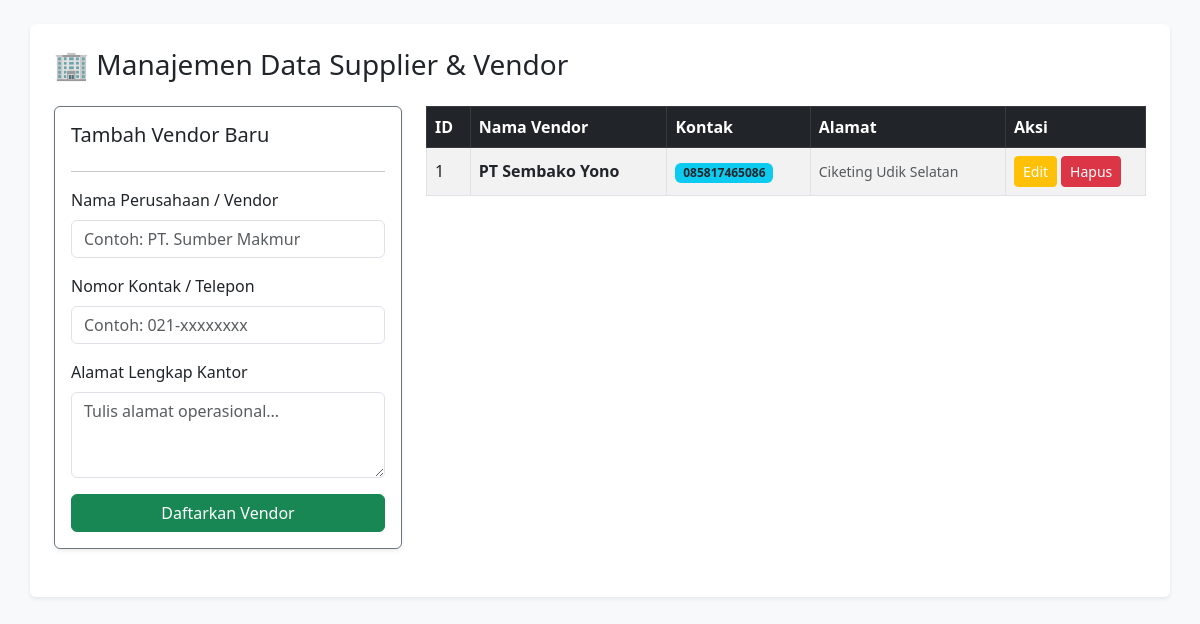
Page /Admin/vendor.php on the committed database.
### tables this page shows
CREATE TABLE `vendor` (
  `id_vendor` int(11) NOT NULL,
  `nama_vendor` varchar(100) NOT NULL,
  `kontak_vendor` varchar(50) NOT NULL,
  `alamat_vendor` text NOT NULL
);

### Admin/vendor.php (the view, shortened to what this page needs)
<?php
include '../koneksi.php';
$edit_data = null;
$tampil = mysqli_query($koneksi, "SELECT * FROM vendor ORDER BY id_vendor DESC");
?>
<!DOCTYPE html>
<html lang="id">
<head>
    <link href="https://cdn.jsdelivr.net/npm/bootstrap@5.3.0/dist/css/bootstrap.min.css" rel="stylesheet">
</head>
<body class="bg-light p-4">
<div class="container bg-white p-4 rounded shadow-sm">
    <h3 class="mb-4">🏢 Manajemen Data Supplier &amp; Vendor</h3>
    <div class="row">
        <div class="col-md-4 mb-4">
            <div class="card p-3 shadow-sm border-secondary">
                <h5><?= $edit_data ? 'Form Edit Vendor' : 'Tambah Vendor Baru' ?></h5>
                <hr>
                <form method="POST" action="">
                    <div class="mb-3">
                        <label class="form-label">Nama Perusahaan / Vendor</label>
                        <input type="text" name="nama_vendor" class="form-control" required
                               value="<?= isset($edit_data['nama_vendor']) ? htmlspecialchars($edit_data['nama_vendor']) : ''; ?>"
                               placeholder="Contoh: PT. Sumber Makmur">
                    </div>
                    <div class="mb-3">
                        <label class="form-label">Nomor Kontak / Telepon</label>
                        <input type="text" name="kontak_vendor" class="form-control" required
                               value="<?= isset($edit_data['kontak_vendor']) ? htmlspecialchars($edit_data['kontak_vendor']) : ''; ?>"
                               placeholder="Contoh: 021-xxxxxxxx">
                    </div>
                    <div class="mb-3">
                        <label class="form-label">Alamat Lengkap Kantor</label>
                        <textarea name="alamat_vendor" class="form-control" rows="3" required placeholder="Tulis alamat operasional..."></textarea>
                    </div>
                    <button type="submit" name="<?= $edit_data ? 'ubah' : 'tambah' ?>" class="btn <?= $edit_data ? 'btn-warning' : 'btn-success' ?> w-100 text-white">
                        <?= $edit_data ? 'Simpan Perubahan' : 'Daftarkan Vendor' ?>
                    </button>
                </form>
            </div>
        </div>
        <div class="col-md-8">
            <div class="table-responsive">
                <table class="table table-bordered table-striped align-middle">
                    <thead class="table-dark">
                        <tr>
                            <th>ID</th>
                            <th>Nama Vendor</th>
                            <th>Kontak</th>
                            <th>Alamat</th>
                            <th width="140">Aksi</th>
                        </tr>
                    </thead>
                    <tbody>
                        <?php
                        if (mysqli_num_rows($tampil) > 0) {
                            while ($row = mysqli_fetch_assoc($tampil)) {
                        ?>
                            <tr>
                                <td><?= $row['id_vendor']; ?></td>
                                <td><strong><?= htmlspecialchars($row['nama_vendor']); ?></strong></td>
                                <td><span class="badge bg-info text-dark"><?= htmlspecialchars($row['kontak_vendor']); ?></span></td>
                                <td><small class="text-muted"><?= htmlspecialchars($row['alamat_vendor']); ?></small></td>
                                <td>
                                    <div class="d-flex gap-1">
                                        <a href="vendor.php?edit=<?= $row['id_vendor']; ?>" class="btn btn-sm btn-warning text-white">Edit</a>
                                        <a href="vendor.php?hapus=<?= $row['id_vendor']; ?>" class="btn btn-sm btn-danger" onclick="return confirm('Hapus vendor ini? Semua barang terikat mungkin terpengaruh.')">Hapus</a>
                                    </div>
                                </td>
                            </tr>
                        <?php
                            }
                        } else {
                            echo '<tr><td colspan="5" class="text-center text-muted">Belum ada vendor terdaftar. Silakan tambah data di form samping.</td></tr>';
                        }
                        ?>
                    </tbody>
                </table>
            </div>
        </div>
    </div>
</div>
</body>
</html>

### rows in the picture
vendor: id_vendor "1", nama_vendor "PT Sembako Yono", kontak_vendor "085817465086", alamat_vendor "Ciketing Udik Selatan"
